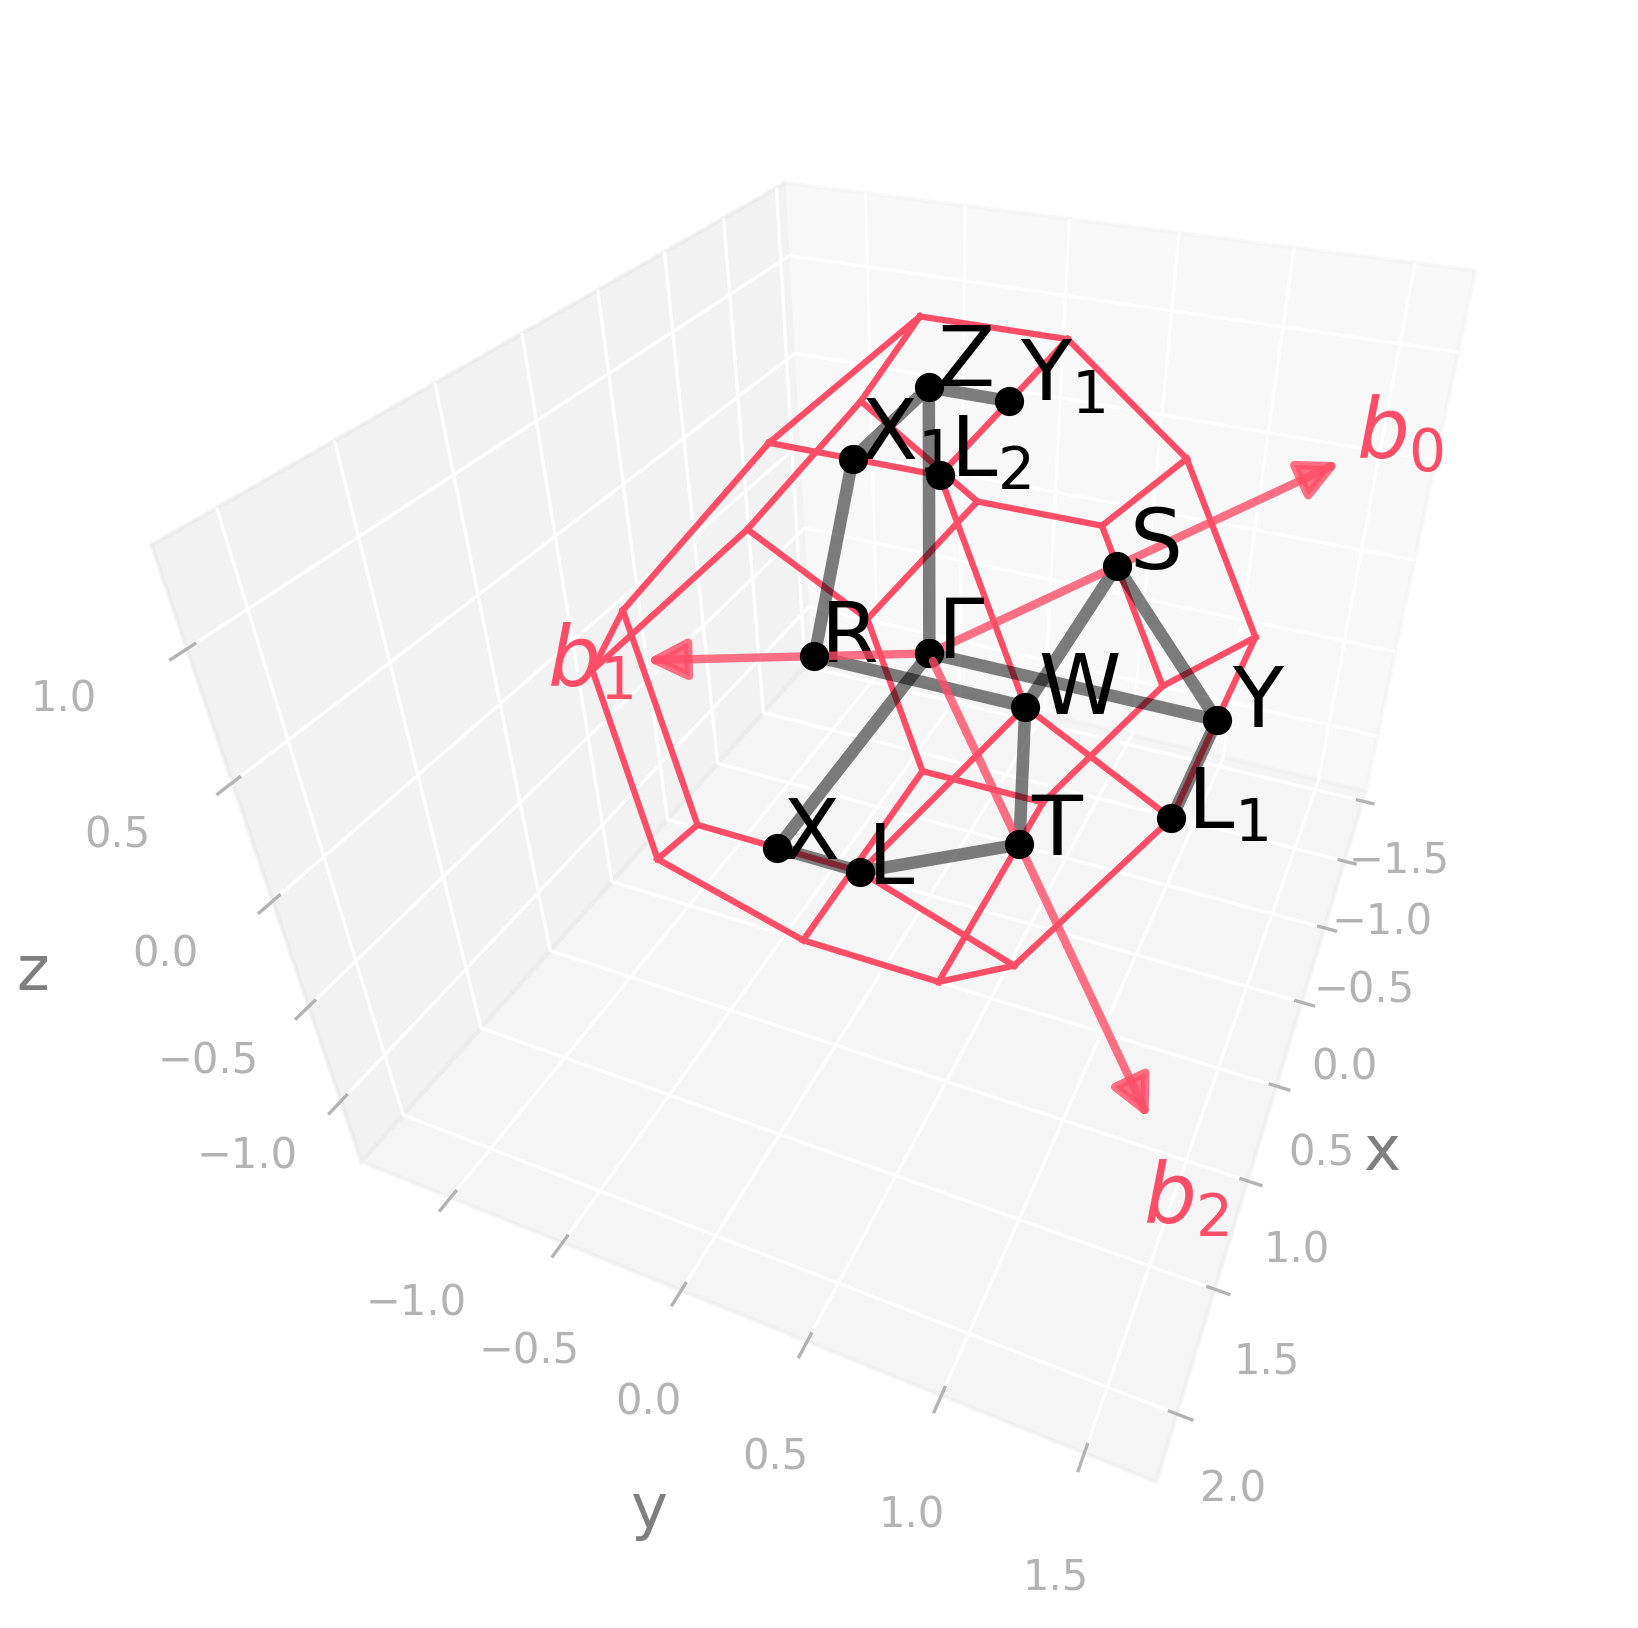

Recreate this plot in Python.
import radtools as rad

l = rad.lattice_example("ORCI")
backend = rad.MatplotlibBackend()
backend.plot(l, kind="brillouin-kpath")
# Save an image:
backend.save("orci_brillouin.png", elev=35, azim=23, dpi=300, bbox_inches="tight")
# Interactive plot:
backend.show(elev=35, azim=23)
